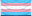

This is a level from a 2D game, rendered from its Tiled map with the project's own tilesets. A one-line summary and the complete map file follow:
An orthogonal 2x1 tile map with 16x16 px tiles, 1 tile layer (Front).

<map version="1.10" tiledversion="1.11.2" orientation="orthogonal" renderorder="right-down" width="2" height="1" tilewidth="16" tileheight="16" infinite="0" nextlayerid="2" nextobjectid="1">
 <tileset firstgid="1" name="gayannabeth_flag" tilewidth="16" tileheight="16" tilecount="1" columns="1">
  <image source="abby_trans_flag.png" width="16" height="16" />
 </tileset>
 <layer id="1" name="Front" width="2" height="1">
  <data encoding="csv">
1,2147483649
</data>
 </layer>
</map>
